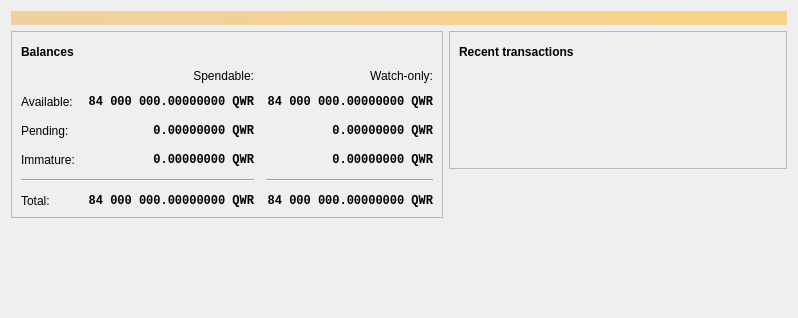
<?xml version="1.0" encoding="UTF-8"?>
<ui version="4.0">
 <class>OverviewPage</class>
 <widget class="QWidget" name="OverviewPage">
  <property name="geometry">
   <rect>
    <x>0</x>
    <y>0</y>
    <width>798</width>
    <height>318</height>
   </rect>
  </property>
  <property name="windowTitle">
   <string>Form</string>
  </property>
  <layout class="QVBoxLayout" name="topLayout">
   <item>
    <widget class="QLabel" name="labelAlerts">
     <property name="visible">
      <bool>false</bool>
     </property>
     <property name="styleSheet">
      <string notr="true">QLabel { background-color: qlineargradient(x1: 0, y1: 0, x2: 1, y2: 0, stop:0 #F0D0A0, stop:1 #F8D488); color:#000000; }</string>
     </property>
     <property name="wordWrap">
      <bool>true</bool>
     </property>
     <property name="margin">
      <number>3</number>
     </property>
     <property name="textInteractionFlags">
      <set>Qt::TextSelectableByMouse</set>
     </property>
    </widget>
   </item>
   <item>
    <layout class="QHBoxLayout" name="horizontalLayout" stretch="1,1">
     <item>
      <layout class="QVBoxLayout" name="verticalLayout_2">
       <item>
        <widget class="QFrame" name="frame">
         <property name="frameShape">
          <enum>QFrame::StyledPanel</enum>
         </property>
         <property name="frameShadow">
          <enum>QFrame::Raised</enum>
         </property>
         <layout class="QVBoxLayout" name="verticalLayout_4">
          <item>
           <layout class="QHBoxLayout" name="horizontalLayout_4">
            <item>
             <widget class="QLabel" name="label_5">
              <property name="font">
               <font>
                <weight>75</weight>
                <bold>true</bold>
               </font>
              </property>
              <property name="text">
               <string>Balances</string>
              </property>
             </widget>
            </item>
            <item>
             <widget class="QPushButton" name="labelWalletStatus">
              <property name="enabled">
               <bool>true</bool>
              </property>
              <property name="maximumSize">
               <size>
                <width>30</width>
                <height>16777215</height>
               </size>
              </property>
              <property name="toolTip">
               <string>The displayed information may be out of date. Your wallet automatically synchronizes with the Qweercoin network after a connection is established, but this process has not completed yet.</string>
              </property>
              <property name="text">
               <string/>
              </property>
              <property name="icon">
               <iconset resource="../qweercoin.qrc">
                <normaloff>:/icons/warning</normaloff>
                <disabledoff>:/icons/warning</disabledoff>:/icons/warning</iconset>
              </property>
              <property name="iconSize">
               <size>
                <width>24</width>
                <height>24</height>
               </size>
              </property>
              <property name="flat">
               <bool>true</bool>
              </property>
             </widget>
            </item>
            <item>
             <spacer name="horizontalSpacer_3">
              <property name="orientation">
               <enum>Qt::Horizontal</enum>
              </property>
              <property name="sizeHint" stdset="0">
               <size>
                <width>40</width>
                <height>20</height>
               </size>
              </property>
             </spacer>
            </item>
           </layout>
          </item>
          <item>
           <layout class="QGridLayout" name="gridLayout">
            <property name="spacing">
             <number>12</number>
            </property>
            <item row="2" column="2">
             <widget class="QLabel" name="labelWatchPending">
              <property name="font">
               <font>
                <family>Monospace</family>
                <weight>75</weight>
                <bold>true</bold>
               </font>
              </property>
              <property name="cursor">
               <cursorShape>IBeamCursor</cursorShape>
              </property>
              <property name="toolTip">
               <string>Unconfirmed transactions to watch-only addresses</string>
              </property>
              <property name="text">
               <string notr="true">0.00000000 QWR</string>
              </property>
              <property name="alignment">
               <set>Qt::AlignRight|Qt::AlignTrailing|Qt::AlignVCenter</set>
              </property>
              <property name="textInteractionFlags">
               <set>Qt::LinksAccessibleByMouse|Qt::TextSelectableByKeyboard|Qt::TextSelectableByMouse</set>
              </property>
             </widget>
            </item>
            <item row="2" column="1">
             <widget class="QLabel" name="labelUnconfirmed">
              <property name="font">
               <font>
                <family>Monospace</family>
                <weight>75</weight>
                <bold>true</bold>
               </font>
              </property>
              <property name="cursor">
               <cursorShape>IBeamCursor</cursorShape>
              </property>
              <property name="toolTip">
               <string>Total of transactions that have yet to be confirmed, and do not yet count toward the spendable balance</string>
              </property>
              <property name="text">
               <string notr="true">0.00000000 QWR</string>
              </property>
              <property name="alignment">
               <set>Qt::AlignRight|Qt::AlignTrailing|Qt::AlignVCenter</set>
              </property>
              <property name="textInteractionFlags">
               <set>Qt::LinksAccessibleByMouse|Qt::TextSelectableByKeyboard|Qt::TextSelectableByMouse</set>
              </property>
             </widget>
            </item>
            <item row="3" column="2">
             <widget class="QLabel" name="labelWatchImmature">
              <property name="font">
               <font>
                <family>Monospace</family>
                <weight>75</weight>
                <bold>true</bold>
               </font>
              </property>
              <property name="cursor">
               <cursorShape>IBeamCursor</cursorShape>
              </property>
              <property name="toolTip">
               <string>Mined balance in watch-only addresses that has not yet matured</string>
              </property>
              <property name="text">
               <string notr="true">0.00000000 QWR</string>
              </property>
              <property name="alignment">
               <set>Qt::AlignRight|Qt::AlignTrailing|Qt::AlignVCenter</set>
              </property>
              <property name="textInteractionFlags">
               <set>Qt::LinksAccessibleByMouse|Qt::TextSelectableByKeyboard|Qt::TextSelectableByMouse</set>
              </property>
             </widget>
            </item>
            <item row="4" column="0" colspan="2">
             <widget class="Line" name="line">
              <property name="orientation">
               <enum>Qt::Horizontal</enum>
              </property>
             </widget>
            </item>
            <item row="4" column="2">
             <widget class="Line" name="lineWatchBalance">
              <property name="sizePolicy">
               <sizepolicy hsizetype="Preferred" vsizetype="Fixed">
                <horstretch>0</horstretch>
                <verstretch>0</verstretch>
               </sizepolicy>
              </property>
              <property name="minimumSize">
               <size>
                <width>140</width>
                <height>0</height>
               </size>
              </property>
              <property name="orientation">
               <enum>Qt::Horizontal</enum>
              </property>
             </widget>
            </item>
            <item row="5" column="0">
             <widget class="QLabel" name="labelTotalText">
              <property name="text">
               <string>Total:</string>
              </property>
             </widget>
            </item>
            <item row="3" column="1">
             <widget class="QLabel" name="labelImmature">
              <property name="font">
               <font>
                <family>Monospace</family>
                <weight>75</weight>
                <bold>true</bold>
               </font>
              </property>
              <property name="cursor">
               <cursorShape>IBeamCursor</cursorShape>
              </property>
              <property name="toolTip">
               <string>Mined balance that has not yet matured</string>
              </property>
              <property name="text">
               <string notr="true">0.00000000 QWR</string>
              </property>
              <property name="alignment">
               <set>Qt::AlignRight|Qt::AlignTrailing|Qt::AlignVCenter</set>
              </property>
              <property name="textInteractionFlags">
               <set>Qt::LinksAccessibleByMouse|Qt::TextSelectableByKeyboard|Qt::TextSelectableByMouse</set>
              </property>
             </widget>
            </item>
            <item row="2" column="3">
             <spacer name="horizontalSpacer_2">
              <property name="orientation">
               <enum>Qt::Horizontal</enum>
              </property>
              <property name="sizeHint" stdset="0">
               <size>
                <width>40</width>
                <height>20</height>
               </size>
              </property>
             </spacer>
            </item>
            <item row="3" column="0">
             <widget class="QLabel" name="labelImmatureText">
              <property name="text">
               <string>Immature:</string>
              </property>
             </widget>
            </item>
            <item row="5" column="1">
             <widget class="QLabel" name="labelTotal">
              <property name="font">
               <font>
                <family>Monospace</family>
                <weight>75</weight>
                <bold>true</bold>
               </font>
              </property>
              <property name="cursor">
               <cursorShape>IBeamCursor</cursorShape>
              </property>
              <property name="toolTip">
               <string>Your current total balance</string>
              </property>
              <property name="text">
               <string notr="true">84 000 000.00000000 QWR</string>
              </property>
              <property name="alignment">
               <set>Qt::AlignRight|Qt::AlignTrailing|Qt::AlignVCenter</set>
              </property>
              <property name="textInteractionFlags">
               <set>Qt::LinksAccessibleByMouse|Qt::TextSelectableByKeyboard|Qt::TextSelectableByMouse</set>
              </property>
             </widget>
            </item>
            <item row="5" column="2">
             <widget class="QLabel" name="labelWatchTotal">
              <property name="font">
               <font>
                <family>Monospace</family>
                <weight>75</weight>
                <bold>true</bold>
               </font>
              </property>
              <property name="cursor">
               <cursorShape>IBeamCursor</cursorShape>
              </property>
              <property name="toolTip">
               <string>Current total balance in watch-only addresses</string>
              </property>
              <property name="text">
               <string notr="true">84 000 000.00000000 QWR</string>
              </property>
              <property name="alignment">
               <set>Qt::AlignRight|Qt::AlignTrailing|Qt::AlignVCenter</set>
              </property>
              <property name="textInteractionFlags">
               <set>Qt::LinksAccessibleByMouse|Qt::TextSelectableByKeyboard|Qt::TextSelectableByMouse</set>
              </property>
             </widget>
            </item>
            <item row="0" column="2">
             <widget class="QLabel" name="labelWatchonly">
              <property name="text">
               <string>Watch-only:</string>
              </property>
              <property name="alignment">
               <set>Qt::AlignRight|Qt::AlignTrailing|Qt::AlignVCenter</set>
              </property>
             </widget>
            </item>
            <item row="1" column="0">
             <widget class="QLabel" name="labelBalanceText">
              <property name="text">
               <string>Available:</string>
              </property>
             </widget>
            </item>
            <item row="1" column="1">
             <widget class="QLabel" name="labelBalance">
              <property name="font">
               <font>
                <family>Monospace</family>
                <weight>75</weight>
                <bold>true</bold>
               </font>
              </property>
              <property name="cursor">
               <cursorShape>IBeamCursor</cursorShape>
              </property>
              <property name="toolTip">
               <string>Your current spendable balance</string>
              </property>
              <property name="text">
               <string notr="true">84 000 000.00000000 QWR</string>
              </property>
              <property name="alignment">
               <set>Qt::AlignRight|Qt::AlignTrailing|Qt::AlignVCenter</set>
              </property>
              <property name="textInteractionFlags">
               <set>Qt::LinksAccessibleByMouse|Qt::TextSelectableByKeyboard|Qt::TextSelectableByMouse</set>
              </property>
             </widget>
            </item>
            <item row="1" column="2">
             <widget class="QLabel" name="labelWatchAvailable">
              <property name="font">
               <font>
                <family>Monospace</family>
                <weight>75</weight>
                <bold>true</bold>
               </font>
              </property>
              <property name="cursor">
               <cursorShape>IBeamCursor</cursorShape>
              </property>
              <property name="toolTip">
               <string>Your current balance in watch-only addresses</string>
              </property>
              <property name="text">
               <string notr="true">84 000 000.00000000 QWR</string>
              </property>
              <property name="alignment">
               <set>Qt::AlignRight|Qt::AlignTrailing|Qt::AlignVCenter</set>
              </property>
              <property name="textInteractionFlags">
               <set>Qt::LinksAccessibleByMouse|Qt::TextSelectableByKeyboard|Qt::TextSelectableByMouse</set>
              </property>
             </widget>
            </item>
            <item row="2" column="0">
             <widget class="QLabel" name="labelPendingText">
              <property name="text">
               <string>Pending:</string>
              </property>
             </widget>
            </item>
            <item row="0" column="1">
             <widget class="QLabel" name="labelSpendable">
              <property name="text">
               <string>Spendable:</string>
              </property>
              <property name="alignment">
               <set>Qt::AlignRight|Qt::AlignTrailing|Qt::AlignVCenter</set>
              </property>
             </widget>
            </item>
           </layout>
          </item>
         </layout>
        </widget>
       </item>
       <item>
        <spacer name="verticalSpacer">
         <property name="orientation">
          <enum>Qt::Vertical</enum>
         </property>
         <property name="sizeHint" stdset="0">
          <size>
           <width>20</width>
           <height>40</height>
          </size>
         </property>
        </spacer>
       </item>
      </layout>
     </item>
     <item>
      <layout class="QVBoxLayout" name="verticalLayout_3">
       <item>
        <widget class="QFrame" name="frame_2">
         <property name="frameShape">
          <enum>QFrame::StyledPanel</enum>
         </property>
         <property name="frameShadow">
          <enum>QFrame::Raised</enum>
         </property>
         <layout class="QVBoxLayout" name="verticalLayout">
          <item>
           <layout class="QHBoxLayout" name="horizontalLayout_2">
            <item>
             <widget class="QLabel" name="label_4">
              <property name="font">
               <font>
                <weight>75</weight>
                <bold>true</bold>
               </font>
              </property>
              <property name="text">
               <string>Recent transactions</string>
              </property>
             </widget>
            </item>
            <item>
             <widget class="QPushButton" name="labelTransactionsStatus">
              <property name="enabled">
               <bool>true</bool>
              </property>
              <property name="maximumSize">
               <size>
                <width>30</width>
                <height>16777215</height>
               </size>
              </property>
              <property name="toolTip">
               <string>The displayed information may be out of date. Your wallet automatically synchronizes with the Qweercoin network after a connection is established, but this process has not completed yet.</string>
              </property>
              <property name="text">
               <string/>
              </property>
              <property name="icon">
               <iconset resource="../qweercoin.qrc">
                <normaloff>:/icons/warning</normaloff>
                <disabledoff>:/icons/warning</disabledoff>:/icons/warning</iconset>
              </property>
              <property name="iconSize">
               <size>
                <width>24</width>
                <height>24</height>
               </size>
              </property>
              <property name="flat">
               <bool>true</bool>
              </property>
             </widget>
            </item>
            <item>
             <spacer name="horizontalSpacer">
              <property name="orientation">
               <enum>Qt::Horizontal</enum>
              </property>
              <property name="sizeHint" stdset="0">
               <size>
                <width>40</width>
                <height>20</height>
               </size>
              </property>
             </spacer>
            </item>
           </layout>
          </item>
          <item>
           <widget class="TransactionOverviewWidget" name="listTransactions">
            <property name="styleSheet">
             <string notr="true">QListView { background: transparent; }</string>
            </property>
            <property name="frameShape">
             <enum>QFrame::NoFrame</enum>
            </property>
            <property name="verticalScrollBarPolicy">
             <enum>Qt::ScrollBarAlwaysOff</enum>
            </property>
            <property name="horizontalScrollBarPolicy">
             <enum>Qt::ScrollBarAlwaysOff</enum>
            </property>
            <property name="sizeAdjustPolicy">
             <enum>QAbstractScrollArea::AdjustToContents</enum>
            </property>
            <property name="selectionMode">
             <enum>QAbstractItemView::NoSelection</enum>
            </property>
            <property name="uniformItemSizes">
             <bool>true</bool>
            </property>
           </widget>
          </item>
         </layout>
        </widget>
       </item>
       <item>
        <spacer name="verticalSpacer_2">
         <property name="orientation">
          <enum>Qt::Vertical</enum>
         </property>
         <property name="sizeHint" stdset="0">
          <size>
           <width>20</width>
           <height>40</height>
          </size>
         </property>
        </spacer>
       </item>
      </layout>
     </item>
    </layout>
   </item>
  </layout>
 </widget>
 <customwidgets>
  <customwidget>
   <class>TransactionOverviewWidget</class>
   <extends>QListView</extends>
   <header>qt/transactionoverviewwidget.h</header>
  </customwidget>
 </customwidgets>
 <resources/>
 <connections/>
</ui>
